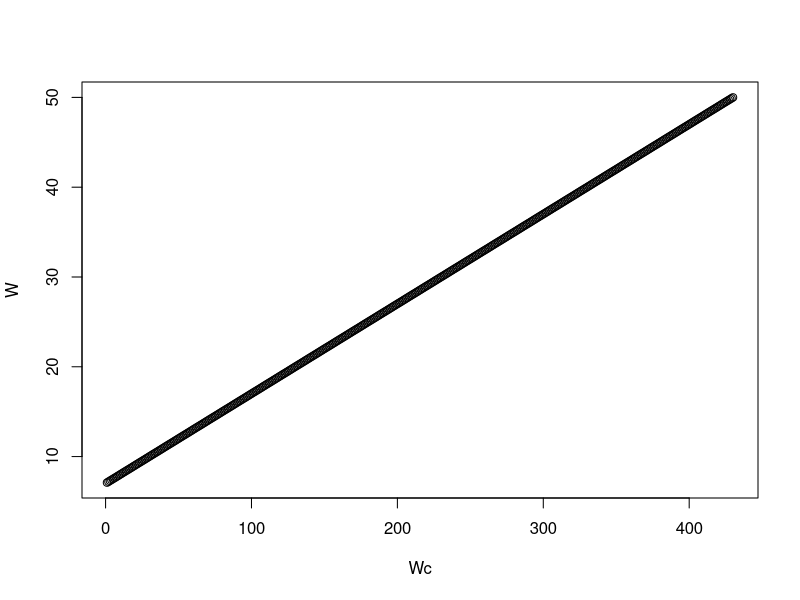
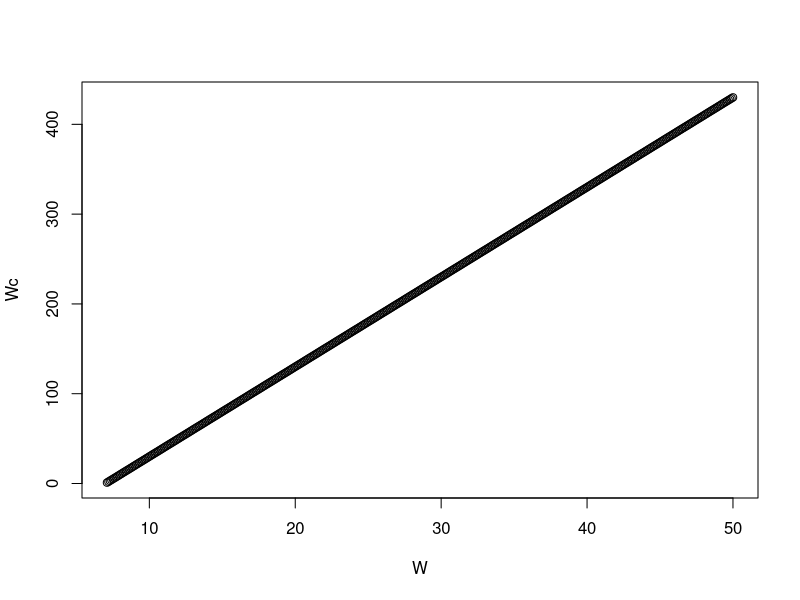
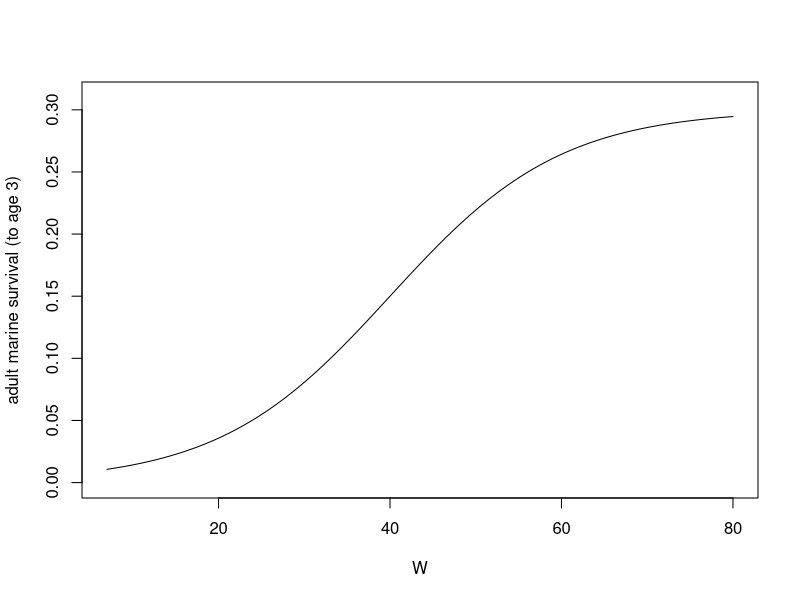

Recreate these plots in R, in order. (Note: a time limit stopped this script after it produced the figures.)

#### Full Program on BASELINE PARAMETERS

# load libraries
library(abind); library(ggplot2); library(plyr); library(reshape2)

#remove scientific notation
options(scipen=999)


#### Set minimum and maximum values and steps for all state variables

# W: salmon weight (g)
Wmin <- 7
Wmax <- 50 # make this small to start? Eventually want 80 or 100 g...
Wstep <- 0.1 # discrete interval steps maybe try 0.05
Wstep.n <- ((Wmax-Wmin)/Wstep)  # this results in a lot of discrete steps - yikes!
# Try linear interpolation? (See Clark & Mangel Ch 2)
# A: salmon area
Amin <- 1
Amax <- 26

# t: time
tmin <- 1
tmax <- 60


#### Make functions to convert between W in grams and W in computer discrete indexing

# Make a data frame to covert between real W (grams) and computer discrete index (Wc)
Wconvdf <- data.frame(W = seq(Wmin+Wstep, Wmax, 0.1), Wc = seq(1,Wstep.n,1))

plot(W ~ Wc, Wconvdf)
summary(lm(W ~ Wc, Wconvdf)) # y-int: 7, slope: 0.1
m.Wc <- 0.1
y.Wc <- 7

plot(Wc ~ W, Wconvdf)
summary(lm(Wc ~ W, Wconvdf)) # y-int: -70, slope: 10
m.W <- 10
y.W <- -70

# Build functions to convert between W and Wc
WtoWc <- function(W){ round(m.W*W + y.W, digits=Wstep) }
WctoW <- function(Wc){ m.Wc*Wc + y.Wc }



#### Make empty objects to store eventual outputs from dynamic programming equations

# F.all <- an array that stores the final expected fitness (probability of surviving to a
#          returning adult) for each salmon weight (columns), time (rows), for each area (matrices)

F.all <- array(NA, dim=c(tmax, Wstep.n, Amax))  #(rows: time, cols: weight, matrices: area)

# Best.beh <- an array with the same structure as F.all. This is the decision matrix. Stored values
#             will be the best decision chosen (move 0, 1, 2 areas).

Best.beh <- array(NA, dim=c(tmax, Wstep.n, Amax))  #(rows: time, cols: weight, matrices: area)

# Surv.day <- an array with the same structure as F.all. This is the survival matrix. Stored values
#             will be the daily survival (equation 4).

Surv.day <- array(NA, dim=c(tmax, Wstep.n, Amax))  #(rows: time, cols: weight, matrices: area)

# G.day <- an array with the same structure as F.all. This is the growth rate matrix. Stored values
#             will be the daily growth.

G.day <- array(NA, dim=c(tmax, Wstep.n, Amax))  #(rows: time, cols: weight, matrices: area)



# F.vec <- an array to hold the expected fitness at time t+1 (2nd column, value used in calculations), and
#         at time t (1st column, resulting value from current calculation, which will be used in the NEXT
#         iteration).

F.vec <- array(NA, dim=c(Wstep.n, 2, Amax))  #(rows: weight, cols: F(x,t), F(x, t+1), matrices: area)



#### Parameters

# Behavioral choice
U <- c(0, 1, 2)

# Terminal fitness
Ws    <- 40
r     <- 0.1
Smax  <- 0.3

# Growth
E     <- 0.04
qa    <- 0.7 #can change
qn    <- 1    # can change
a     <- 0.86
Alpha <- 0.00607
d     <- 1
dn0   <- 0.7
v     <- 0.027
f     <- 0.5
g     <- 2
c     <- 40
j     <- 0.07

# Risk
Bu    <- c(0.7, 1, 0.7) # B0, B1, B2
Ba    <- 1
Bn    <- 0.7 #can change
Bo    <- 1
Bw    <- 2
M     <- 0.002
m     <- -0.37
ya    <- 1  #can change
yn    <- 1  #can change
yo    <- 1  #can change
P     <- 20

#### Terminal fitness function - how does salmon weight at tmax and Amax relate to probability of
#    surviving to a returning adult? Larger salmon more likely to survive to a returning adult.
#    Sigmoidal function that asymptotes at Smax.

#ONLY applicable for salmon at A 26 at tmax!!!! Otherwise, fitness is 0!
TERM.FUN <- function(W, Ws, r, Smax){ Smax/(1+exp(-r*(W-Ws))) }

# plot Terminal Fitness function
curve(TERM.FUN(W, Ws=Ws , r=r, Smax=Smax), xname="W", xlim=c(7,80), ylim=c(0,0.31), ylab="adult marine survival (to age 3)")




#### Fill in last column (tmax) for F.vec based on Terminal fitness function
F.vec[1:Wstep.n, 2, Amax] <- TERM.FUN(W = seq(Wmin+Wstep, Wmax , Wstep),
                                      Ws=Ws, r=r, Smax=Smax)

F.vec[,2,1:Amax-1] <- 0    #if salmon end in any area besides the last (Amax), then their fitness is 0!

#View(F.vec[,,Amax]) #check and see terminal values at Amax (should all be values)
#View(F.vec[,,1]) #check and see terminal values at Area 1 (should all be 0s)




#### Fitness function - function to calculate fitness at any salmon weight,area,
# and behavior (movement choice). Use state dynamics to calculate new
# W(t+1) and new A(t+1). Calculate expected fitness for resulting new
# states from 2nd column of F.vec. Returns Fit (matric with two values):
# Fit[,1] is expected fitness
# Fit[,2] is daily survival

# Functions used inside the Fitness function (see Final State Dynamics.R for more details)
GROWTH.FUN <- function(W, E, q, a, Alpha, d, v, U)    { q*E*W^a - d*Alpha*W*exp(v*U) }
OCEAN.Q <-    function(t, f, g, c, j)             { f + g*exp(-(t-c)^2/2*j^2) }
SURV.FUN <-   function(W, Bu, Bh, Bw, M, m, y, P) { (1-M*(Bu + Bh + Bw*W^m))^(y*P) }


# Fitness function (described above)
FITNESS <- function(Wc, A, t, U, Wmax, Amax, # state vars, constraints & beh choice (vars we will for loop over)
                    E, q, a, Alpha, d, v, f, g, c, j, Bu, Bh, Bw, M, m, y, P, # vars in functions
                    qa, qn, ya, yn, yo, # vars that vary by habitat (h.vec)
                    h.vec, F.vec) # vectors describing habitats of areas and stored Fitness values
  
{ # start of function
  
  #define or change input parameters that depend on U, habitat, or Area.
  U  <- ifelse(U == 1, 20, ifelse(U == 2, 40, 0))
  d  <- ifelse(U == 0 & h.vec[A] == "n", dn0, d)
  q  <- ifelse(h.vec[A] == "o", OCEAN.Q(t=t, f=f, g=g, c=c, j=j), ifelse(h.vec[A] == "n", qn, qa))
  Bh <- ifelse(h.vec[A] == "n", Bn, ifelse(h.vec[A] == "a", Ba, Bo))
  y  <- ifelse(h.vec[A] == "n", yn, ifelse(h.vec[A] == "a", ya, yo))
  W  <- WctoW(Wc) # convert Wc (discrete 1 to 730 to W in grams)
  
  Wnew <- W + GROWTH.FUN(W=W, E=E, a=a, v=v, Alpha= Alpha, U=U, d=d, q=q)
  
  Wnew <- min(Wnew, Wmax) # if Wnew is greater than max value, keep at max value (this will be unlikely to happen since our Wmax is BIG.)
  Wcnew <- WtoWc(Wnew)
  
  Anew <- A + ifelse(U == 20, 1, ifelse(U == 40, 2, 0))           # salmon's new location is its current A plus movement choice U.
  Anew <- min(Anew, Amax) # if salmon are in the ocean (Amax) keep them in the ocean.
  
  Fit <- matrix(NA, 1, 3)
  Fit[,1] <- ifelse(Wnew > Wmin, SURV.FUN(W=W, Bu=Bu, Bw=Bw, M=M, m=m,
                                          P=P, Bh=Bh, y=y)*F.vec[Wcnew, 2, Anew], 0)
  Fit[,2] <- SURV.FUN(W=W, Bu=Bu, Bw=Bw, M=M, m=m,
                      P=P, Bh=Bh, y=y)
  Fit[,3] <- GROWTH.FUN(W=W, E=E, a=a, v=v, Alpha= Alpha, U=U, d=d, q=q)
  
  return(Fit)
  
} # end function.


#### OVER.BEH function to apply over BEHAVIORAL CHOICES (move 0, 1, 2).
# Function used to apply FITNESS using for loop over all behavioral choices.
# Returns the maximum fitness (F.best), best choice (Beh.best), and daily survival (Surv.day).
# F.best saved in appro first col of F.vec.
# Returns Temp.out: copy of updated F.vec with extra rows at bottom with F.best and Beh.best.

OVER.BEH <- function(Wc, A, t, U, Wmax, Amax, # state vars, constraints & beh choice (vars we will for loop over)
                     E, q, a, Alpha, d, v, f, g, c, j, Bu, Bh, Bw, M, m, y, P, # vars in functions
                     qa, qn, ya, yn, yo, # vars that vary by habitat (h.vec)
                     h.vec, F.vec)
  
{ # start function
  F.beh.surv <- matrix(NA, 3, 3)  #matrix to save fitness (Fit) from each (3) behavioral choice.
  
  # run a for loop over all behavioral choices to get FITNESS (Fit) from each one.
  for(i in 1:length(U)){ F.beh.surv[i,] <- FITNESS(Wc, A, t, U[i], Wmax, Amax,
                                                   E, q, a, Alpha, d, v, f, g, c, j, Bu[i], Bh, Bw, M, m, y, P, 
                                                   qa, qn, ya, yn, yo, 
                                                   h.vec, F.vec) }
  
  F.best <- max(F.beh.surv[,1])  # Get maximum expected fitness from all three behavioral choices.
  S.day <- ifelse(F.best > 0, F.beh.surv[F.beh.surv[,1] == F.best, 2], NA) # Get the daily survival from the max expected fitness.
  G.day <- ifelse(F.best > 0, F.beh.surv[F.beh.surv[,1] == F.best, 3], NA) # Get the daily growth from the max expected fitness.
  
  Temp <- data.frame(Fit = F.beh.surv[,1], beh = seq(0,2,1), Surv = F.beh.surv[,2], Growth = F.beh.surv[,3])  # make temp dataframe with each fitness (Fit) for each behavior (0,1,2), and daily survival (Surv).
  Beh.best <- ifelse(F.best > 0, Temp[Temp$Fit == max(Temp$Fit),2], NA)  #get single value of best behavior choice (0,1,2). If F.best is 0 for all behavioral types, than no beh is best, return NA.
  
  F.vec[Wc,1,A] <- F.best  # save best fitness in the appropriate F.vec column 1 for that specific state W and A.
  
  Temp.out <- array(NA, dim=c(Wstep.n+2, 2, Amax)) #(rows: salmon weight, cols: F(x,t), F(x, t+1), matrices: area). Same size as F.vec, but add 2 rows to save F.best, Best.beh, and Surv.day.
  Temp.out[Wstep.n+1,,] <- c(F.best, Beh.best)
  Temp.out[Wstep.n+2,,] <- c(S.day, G.day)
  Temp.out[1:Wstep.n,,] <- F.vec  # Temp.out needs ALL the info that will be used in the next function/loop. 
  # F.vec AND F.best, S.day, and Beh.best. Will split up later to use in different ways in the next function OVER.STATES.
  return(Temp.out)
  
} # end function.


#### OVER.STATES function to apply over BEHAVIORAL CHOICES (move 0, 1, 2) AND AREA (1 to 26).
# Function used to iterate OVER.BEH over both states W and A using nested for loops.
# Run OVER.BEH and get Temp.out. Split Temp.out to F.vec and best.F.beh (only F.best and Beh.best).
# Put Beh.best in appro Store spot. Combine F.vec and Store in an array,
# Temp.out2 with 4 cols (F(x,t), F(x,t+1), F.best, Beh.best, S.day).

OVER.STATES <- function(Wc, A, t, U, Wmax, Amax, # state vars, constraints & beh choice (vars we will for loop over)
                        E, q, a, Alpha, d, v, f, g, c, j, Bu, Bh, Bw, M, m, y, P, # vars in functions
                        qa, qn, ya, yn, yo, # vars that vary by habitat (h.vec)
                        h.vec, F.vec)
{ # start function
  
  Store <- array(NA, dim=c(Wstep.n, 4, Amax)) # Array to store all F.best (col 1), Beh.best (col 2), and S.day (col 3), G.day (col 4)
  # from OVER.BEH for each state W (rows) and A (matrices).
  
  for(Wc in 1:Wstep.n){
    for(A in 1:Amax){
      Temp.out <- OVER.BEH(Wc, A, t, U, Wmax, Amax,
                           E, q, a, Alpha, d, v, f, g, c, j, Bu, Bh, Bw, M, m, y, P,
                           qa, qn, ya, yn, yo,
                           h.vec, F.vec) # this returns Temp.out from OVER.BEH, which looks like...
      # an array: (rows: salmon weight (length: Wstep.n+2),
      # 2 cols: F(x,t), F(x, t+1), matrices: area (length: Amax)).
      # Same size as F.vec, but add 2 rows to Wstep.n to save
      # F.best [in Wstep.n+1 row, 1st col], Best.beh [in Wstep.n+1 row, 2nd col],
      # Surv.day [Wstep.n=2 row, 1st col], and G.day [Wstep.n=2 row, 2nd col].
      
      F.vec <- Temp.out[1:Wstep.n,,] # get F.vec by itself out of Temp.out (without last two rows).
      best.F.beh.S <- c(Temp.out[Wstep.n+1,1,1], Temp.out[Wstep.n+1,2,1], Temp.out[Wstep.n+2,1,1], Temp.out[Wstep.n+2,2,1]) # get F.best, Beh.best, S.day, G.day.
      
      Store[Wc,,A] <- best.F.beh.S # put F.best, Beh.best, S.day, G.day in Store for appro loop state combo.
      
    }} #end nested for loops.
  
  # Combine Store values with F.vec in Temp.out2 as the vessel leaving this function to bring important info to next for loop!
  Temp.out2 <- abind(F.vec, Store, along = 2) # add Store columns to F.vec. This should be an array (rows: Wstep.n, matrices: Amax)
  # with 5 columns: F(X,t), F(X,t+1), F.best, Beh.best. S.day.
  # along = 2 tells to bind the columns (dimension 2) together!
  return(Temp.out2)
  
} # end function.


#### Simulate river habitats by area
h.vec <- rep(NA, Amax) # create blank vector for habitats for each Area.

h.vec[Amax] <- "o" # make the last area (Amax) the ocean: "o"

set.seed(2)  # set.seed to keep altered and natural habitat distribution constant for now.
h.vec[1:Amax-1] <- sample(0:1, Amax-1, replace=T, prob=c(0.5,0.5))  # randomly sample
# Amax-1 number of values 0 or 1 with a 50% probability between the two values.

h.vec[h.vec == "1"] <- "a"  # change 1 from sample function to "a"
h.vec[h.vec == "0"] <- "n"  # change 0 from sample function to "n"






#### MAIN PROGRAM: iterate all of the above functions over time starting with tmax and moving backwards until t = 0.

### Output objects to save data from program
F.vec    # (rows: weight, cols: F(x,t), F(x, t+1), matrices: area)
F.all    # (rows: time, cols: weight, matrices: area)
Best.beh # (rows: time, cols: weight, matrices: area)
Surv.day # (rows: time, cols: weight, matrices: area)
G.day    # (rows: time, cols: weight, matrices: area)

# Start iterations over time
t <- tmax # time starts with tmax.


start.time <- Sys.time() # time how long the while loop takes

# Use while loop starting at Time = tmax, decrement with each loop, until time is 1 and then exit the loop.
while(t > 1)
{ # start while loop
  
  t <- t - 1 # This takes the Time from the prior loop and decrements it by one for the next loop.
  
  Temp.out2 <- OVER.STATES(Wc, A, t, U, Wmax, Amax,
                           E, q, a, Alpha, d, v, f, g, c, j, Bu, Bh, Bw, M, m, y, P,
                           qa, qn, ya, yn, yo,
                           h.vec, F.vec)  # Get all F.best, Beh.best, and S.day for all W and A for the current Time.
  # Temp.out2 also has the updated F.vec!
  
  TempF.vec <- Temp.out2[,1:2,] # Get F.vec out of Temp.out2 (first two columns).
  
  for (J in 1:Wstep.n){    # for each state W and A, update F.vec with the new F.vec (TempF.vec) from the OVER.STATES function (column 1),
    for(K in 1:Amax){   # and put those values back into F.vec in the second column to be ready for the next time iteration.
      F.vec[J,2,K] <- TempF.vec[J,1,K] }}
  
  Best.beh[t,,] <- Temp.out2[,4,]  # save best behavior in Best.beh (decision matrix!)
  F.all[t,,] <- Temp.out2[,3,]     # save best fitness in F.all
  Surv.day[t,,] <- Temp.out2[,5,]  # save daily Survival in Surv.day
  G.day[t,,] <- Temp.out2[,6,]     # save daily growth in G.day
  
} # end while loop.

end.time <- Sys.time() # time how long the while loop takes
program.duration <- end.time - start.time
program.duration



#### FORWARD SIMULATIONS ####
# create subset of salmon starting computer weights (Wc) to simulate tracks for
Wstart <- seq(7.1, 20, length.out = 9) # pick starting weights (g) to simulate

# convert sim.sam from W to Wc
Wstart <- WtoWc(Wstart)

# create output objects to store outcomes from for loop
output.A <- matrix(NA, tmax, length(Wstart))  # roWstart: time, columns: weight (W). Output to track best behaviors over time for each state.
output.A[1,] <- 1 # salmon start in area 1

output.S <- matrix(NA, tmax, length(Wstart)) # output to store daily Surv
output.Fit <- matrix(NA, tmax, length(Wstart)) # output to store expected Fitness
output.beh <- matrix(NA, tmax, length(Wstart)) # output to store best behavior

output.Wc <- matrix(NA, tmax, length(Wstart)) # output to store changing W over time.
output.Wc[1,] <- Wstart

output.Scum <- matrix(NA, tmax, length(Wstart)) # output to store cumulative survival over time.

# for loop tracking new areas for individuals starting at A = 1, and my chosen salmon weights (W in sim.sam).

for(X in 1:length(Wstart)){            # iterate over chosen starting salmon weights
  for(t in 1:(tmax-1)){                    # iterate over time
    A <- output.A[t,X]                     # current area is the value in the current row of time (t)
    Anew <- A + Best.beh[t,X,A]            # area in next time step is the current location plus how much they move (Best.beh)
    Anew <- min(Anew, Amax)                # area cannot be greater than Amax 
    output.A[t+1,X] <- Anew                # store new area in the next row (t+1)
    
    Wc <-output.Wc[t,X]                    # current Wc (computer weight) is from the appro spot in output.Wc
    W <- WctoW(Wc)                         # convert to W (salmon weight in g)
    W.new <- W + G.day[t,X,A]              # new salmon weight is current W (g) plus growth increment from certain choice stored in G.day
    Wc.new <- WtoWc(W.new)                 # convert new W to new Wc
    output.Wc[t+1,X] <- Wc.new             # store new Wc in output.Wc
    
    output.S[t,X] <- Surv.day[t,X,A]       #  get appro daily survival from Surv.day and save it in output.S
    output.Fit[t,X] <- F.all[t,X,A]        #  get appro expected fitness from F.all and save it in output.Fit
    output.beh[t,X] <- Best.beh[t,X,A]     #  get appro best beh from Best.beh and save it in output.beh
    
  }} # end for loops.

output.W <- WctoW(output.Wc) # convert Wc salmon weight values back to grams.



# for loop for cumulative survival
for(X in 1:length(Wstart)){
  for(t in 1:(tmax)){
    output.Scum[t,X] <- prod(output.S[1:t,X])
  }} # end of loop.


# Get dataset of forward simulations!

# melt output.A
data.tracks <- melt(output.A)
colnames(data.tracks)<- c("Time", "Wstart", "A")

data.tracks <- join(data.tracks, data.frame(h = h.vec, A = seq(1,Amax,1)))

# melt output.S
data.tracks.S <- melt(output.S)
colnames(data.tracks.S)<- c("Time", "Wstart", "S.day")

data.tracks <- join(data.tracks, data.tracks.S)

# melt output.Fit
data.tracks.Fit <- melt(output.Fit)
colnames(data.tracks.Fit)<- c("Time", "Wstart", "Fit")

data.tracks <- join(data.tracks, data.tracks.Fit)

# melt output.beh
data.tracks.beh <- melt(output.beh)
colnames(data.tracks.beh)<- c("Time", "Wstart", "Beh")

data.tracks <- join(data.tracks, data.tracks.beh)

# melt output.beh
data.tracks.Scum <- melt(output.Scum)
colnames(data.tracks.Scum)<- c("Time", "Wstart", "S.cum")

data.tracks <- join(data.tracks, data.tracks.Scum)

# melt output.W
data.tracks.W<- melt(output.W)
colnames(data.tracks.W)<- c("Time", "Wstart", "W")

data.tracks <- join(data.tracks, data.tracks.W)

# convert Wstart to salmon weigh units and as a factor.
data.tracks$Wstart <- as.factor(data.tracks$Wstart)
levels(data.tracks$Wstart) <- c(WctoW(Wstart))


# see data.tracks all together: Time, W, A, h, S.day, Fit, Beh
head(data.tracks)

# plot outmigration tracks.

#make vector of how to color A x-axis labels by habitat type.
h.col <- ifelse(h.vec == "a", "firebrick2",
                ifelse(h.vec == "n", "forestgreen", "blue3"))

# FIGURE 1. Baseline simulated salmon tracks.
setwd("C:/Users/Megan/Desktop/")
pdf("Baseline_tracks.pdf", width=8, height=4)

ggplot(data=data.tracks, aes(x=Time, y=A, color=as.factor(Wstart))) +
  geom_line(size=1, position=position_dodge(0.4)) + geom_point(position=position_dodge(0.4)) +
  theme(axis.line = element_line(colour = "black"), panel.border = element_blank(), panel.background = element_blank()) +
  theme(legend.key=element_blank(), legend.position=c(0.8, 0.45), legend.background=element_blank()) + coord_equal() +
  scale_x_continuous(breaks = seq(1,tmax,2)) +
  scale_y_continuous(breaks = seq(1,Amax,1)) +
  theme(axis.text.y = element_text(color=h.col, face="bold"), axis.text.x = element_text(face = "bold")) +
  ylab("Area") +
  scale_color_brewer(name= "Starting salmon size (g)", palette = "Blues") 

dev.off()



# Function to get ALL summary information from tracks.
TRACK.SUM.FUN <- function(A, h, Beh, Time, Fit, S.day, S.cum, W){ # start function.
  df <- data.frame (A, h, Beh, Time, Fit, S.day, S.cum, W)
  df$Beh <- as.factor(df$Beh)
  df$h <- as.factor(df$h)
  
  Fit <- max(df$Fit, na.rm=T)            # get maximum (end at tmax) expected future fitness (prob of surving to adult)
  S.cum.tot <- min(df$S.cum, na.rm=T)        # get minimum (end at tmax) cumulative survival from release.
  S.cum.riv <- min(df[df$h == "n" | df$h == "a", 7], na.rm=T)
  
  G.tot <- max(df$W, na.rm=T) - min(df$W, na.rm=T) # total growth in GRAMS.
  G.riv <- max(df[df$h == "n" | df$h == "a", 8], na.rm=T) - min(df[df$h == "n" | df$h == "a", 8], na.rm=T) # in river
  G.ocean <- max(df[df$h == "o", 8], na.rm=T) - min(df[df$h == "o", 8], na.rm=T) # in ocean
  
  df <- subset(df, df$h != "o")          # ignore data once in the ocean
  
  dur <- length(df$Beh)                  # calculate duration of entire migration from t until the ocean (in days)
  ag <- aggregate(A ~ Beh, df, length)   # aggregate number of different choices (Beh: 0, 1, 2)
  ag$dur <-  length(df$Beh)
  ag$p <- ag$A/dur                  # calculate the proportion of total choices of each type.
  
  ag.empty <- data.frame(Beh = as.factor(c(0,1,2)))
  ag1 <- join(ag.empty, ag, by="Beh", type = "left")
  ag1[is.na(ag1)] <- 0
  
  out <- data.frame(p0 = ag[ag$Beh == 0,4], 
                    p1 = ag[ag$Beh == 1,4], 
                    p2 = ag[ag$Beh == 2,4], 
                    dur = ag[1,3])  # store as dataframe as separate columns.
  
  
  ag.h <- aggregate(A ~ Beh + h, df, length)   # aggregate number of different choices (Beh: 0, 1, 2) BY habitat
  dur.h <- aggregate(A ~ h, df, length)
  colnames(dur.h)[2] <- "dur.h"
  ag.h <- join(ag.h, dur.h)
  ag.h$p <- ag.h$A / dur
  
  ag.e2 <- data.frame(Beh = as.factor(rep(c(0,1,2),2)), h = as.factor(c("n", "n", "n", "a", "a", "a")))
  ag2 <- join(ag.e2, ag.h, type="left")
  ag2[is.na(ag2)] <- 0
  
  out2 <- data.frame(p0.n = ag2[ag2$Beh == 0 & ag2$h == "n",5],
                     p1.n = ag2[ag2$Beh == 1 & ag2$h == "n",5],
                     p2.n = ag2[ag2$Beh == 2 & ag2$h == "n",5],
                     p0.a = ag2[ag2$Beh == 0 & ag2$h == "a",5],
                     p1.a = ag2[ag2$Beh == 1 & ag2$h == "a",5],
                     p2.a = ag2[ag2$Beh == 2 & ag2$h == "a",5],
                     dur.n = max(ag2[ag2$h == "n",4]),
                     dur.a = max(ag2[ag2$h == "a",4]))
  
  Smean <- data.frame(S.mean.n = mean(df[df$h == "n",5]),
                      S.mean.a = mean(df[df$h == "a",5]))
  
  out.final <- cbind(out, out2, Fit, S.cum.tot, S.cum.riv, G.tot, G.riv, G.ocean,
                     Smean) # return aggregated dataset for each Wstart
  
  out.final # return out.final
  
} #end function.

data.tracks.L <- droplevels(data.tracks)
data.tracks.L <- split(data.tracks.L, data.tracks.L$Wstart)

out.L<-lapply(data.tracks.L, function(x) TRACK.SUM.FUN(x$A, x$h, x$Beh, x$Time, x$Fit, x$S.day, x$S.cum, x$W))

out.df<-ldply(out.L, as.vector)
colnames(out.df)[1]<-"Wstart"
